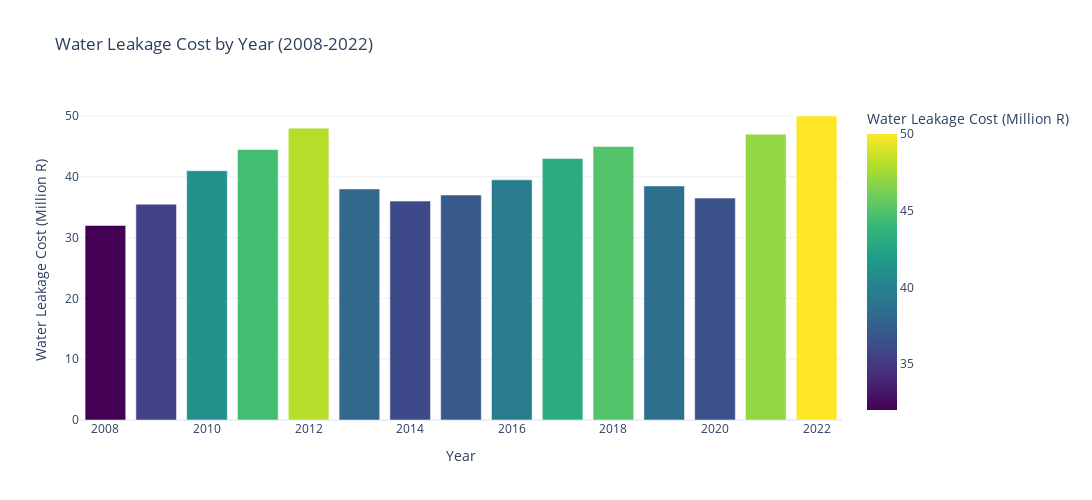

Here is the notebook cell this chart was saved with:
### Code cell
# Read data from the Excel file
df = pd.read_excel('Leakage_Costs.xlsx')

df.columns = ['Year', 'Water Leakage (%)', 'Water Leakage Cost (Million R)']

# Create a bar plot for Water Leakage Cost
fig5 = px.bar(
    df,
    x='Year',
    y='Water Leakage Cost (Million R)',
    color='Water Leakage Cost (Million R)', 
    color_continuous_scale='Viridis',
    title='Water Leakage Cost by Year (2008-2022)',
    labels={'Water Leakage Cost (Million R)': 'Water Leakage Cost (Million R)'},
    template='plotly_white'
)

# Update layout for the figure
fig5.update_layout(
    xaxis=dict(title='Year'),
    yaxis=dict(title='Water Leakage Cost (Million R)'),
    width=1250,  # Set the height to 1250
    height=500     # Set the width to 550
)

# Show the plot
fig5.show()

### Figure 1 — Plotly figure (JSON) as saved in the notebook; plotly's stock layout.template omitted (floating-point values rounded to 4 significant figures)
{"data": [{"alignmentgroup": "True", "hovertemplate": "Year=%{x}<br>Water Leakage Cost (Million R)=%{marker.color}<extra></extra>", "legendgroup": "", "marker": {"color": [32, 35.5, 41, 44.5, 48, 38, 36, 37, 39.5, 43, 45, 38.5, 36.5, 47, 50], "coloraxis": "coloraxis", "pattern": {"shape": ""}}, "name": "", "offsetgroup": "", "orientation": "v", "showlegend": false, "textposition": "auto", "type": "bar", "x": [2008, 2009, 2010, 2011, 2012, 2013, 2014, 2015, 2016, 2017, 2018, 2019, 2020, 2021, 2022], "xaxis": "x", "y": [32, 35.5, 41, 44.5, 48, 38, 36, 37, 39.5, 43, 45, 38.5, 36.5, 47, 50], "yaxis": "y"}], "layout": {"barmode": "relative", "coloraxis": {"colorbar": {"title": {"text": "Water Leakage Cost (Million R)"}}, "colorscale": [[0, "#440154"], [0.1111, "#482878"], [0.2222, "#3e4989"], [0.3333, "#31688e"], [0.4444, "#26828e"], [0.5556, "#1f9e89"], [0.6667, "#35b779"], [0.7778, "#6ece58"], [0.8889, "#b5de2b"], [1, "#fde725"]]}, "height": 500, "legend": {"tracegroupgap": 0}, "title": {"text": "Water Leakage Cost by Year (2008-2022)"}, "width": 1250, "xaxis": {"anchor": "y", "domain": [0, 1], "title": {"text": "Year"}}, "yaxis": {"anchor": "x", "domain": [0, 1], "title": {"text": "Water Leakage Cost (Million R)"}}}}
